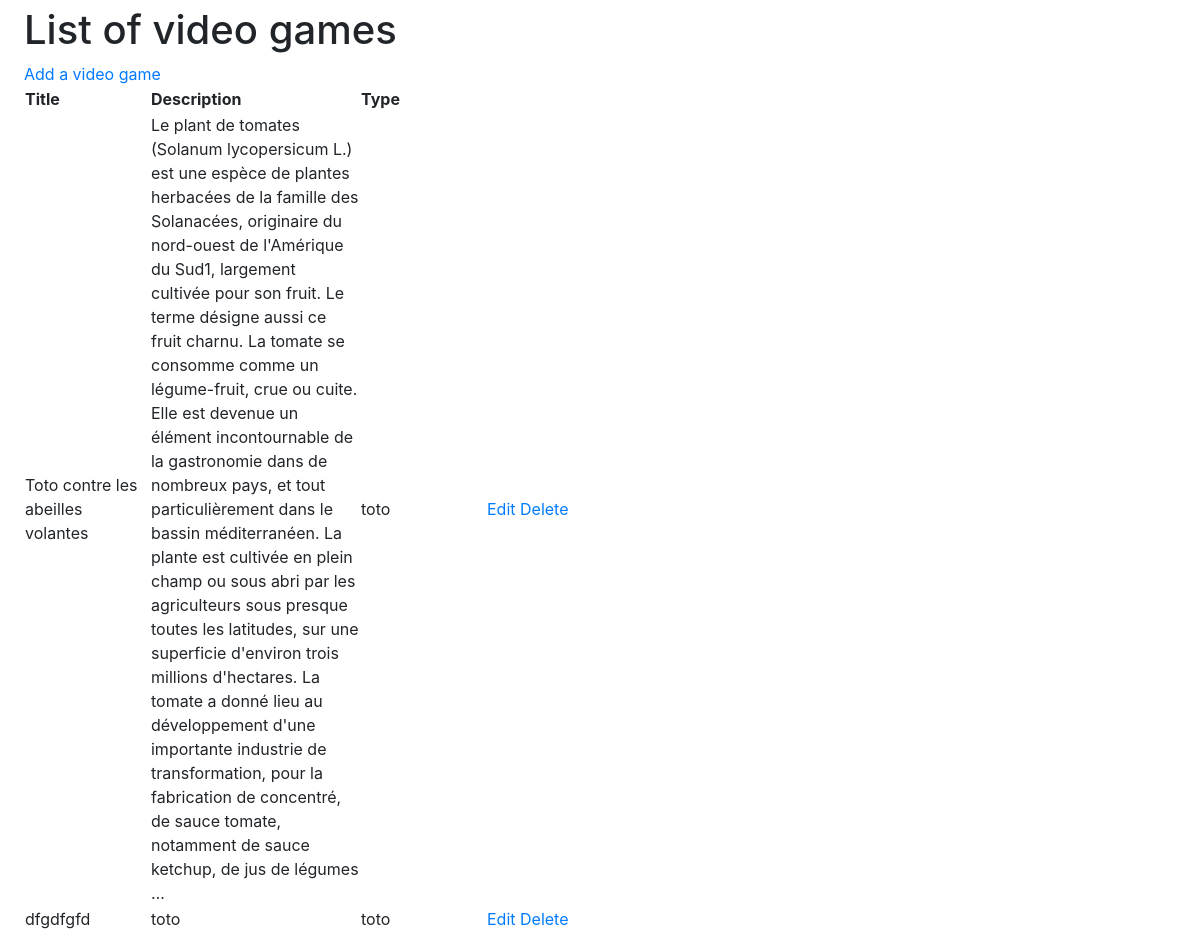
Screenshot of /game with the database file from the repository.
### game/models.py (models this page shows, shortened)
class Game(models.Model):
    title = models.CharField(max_length=100)
    description = models.TextField(null=True)
    type = models.CharField(max_length=50)
    class Meta:
        verbose_name = "game"
        ordering = ['title']

### game/views.py (the view)
# urls.py: path('game', views.showAllGame, name='showAllGame'),
def showAllGame(request):
    games = Game.objects.all()
    return render(request, "showAllGames.html", {'games': games})

### game/templates/showAllGames.html (shortened to what this page needs)
<!DOCTYPE html>
<html lang="fr">
<head>
    <link rel="stylesheet" href="https://maxcdn.bootstrapcdn.com/bootstrap/4.0.0/css/bootstrap.min.css">
</head>
<body style="padding-left: 2%; padding-top: 0.5%">
<h1>List of video games</h1>
<a href="{% url 'addGame'%}">Add a video game</a>
<table style="width: 50%">
    <th>Title</th>
    <th>Description</th>
    <th>Type</th>
{% for game in games %}
    <tr>
        <td style="width: 15%">{{ game.title }}</td>
        <td style="width: 25%">{{ game.description|truncatewords_html:120 }}</td>
        <td style="width: 15%">{{ game.type }}</td>
        <td style="width: 15%">
            <a href="{% url 'updateGame' id=game.id %}">Edit</a>
            <a href="{% url 'deleteGame' id=game.id %}">Delete</a>
        </td>
    </tr>
{% empty %}
    <tr>
        <td colspan="3">Aucun jeu vidéo.</td>
    </tr>
{% endfor %}
</table>
</body>
</html>

### rows the page displays
Game: title "Toto contre les abeilles volantes", description "Le plant de tomates (Solanum lycopersicum L.) est une espèce de plantes herbacées de la famille des Solanacées, originaire du nord-ouest de l'Amérique du Sud1, largement cultivée pour son fruit. Le terme désigne aussi ce fruit charnu. La tomate se consomme comme un légume-fruit, crue ou cuite. Elle est devenue un élément incontournable de la gastronomie dans de nombreux pays, et tout particulièrement dans le bassin méditerranéen. La plante est cultivée en plein champ ou sous abri par les agriculteurs sous presque toutes les latitudes, sur une superficie d'environ trois millions d'hectares. La tomate a donné lieu au développement d'une importante industrie de transformation, pour la…", type "toto"
Game: title "dfgdfgfd", description "toto", type "toto"
